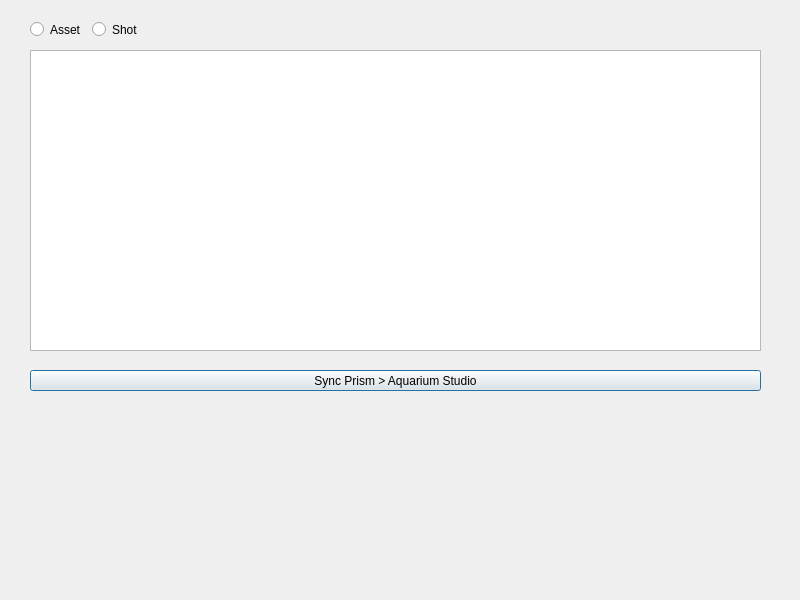
<?xml version="1.0" encoding="UTF-8"?>
<ui version="4.0">
 <class>aqSync</class>
 <widget class="QDialog" name="aqSync">
  <property name="geometry">
   <rect>
    <x>0</x>
    <y>0</y>
    <width>800</width>
    <height>600</height>
   </rect>
  </property>
  <property name="windowTitle">
   <string>aqSync</string>
  </property>
  <widget class="QTableView" name="t_items">
   <property name="geometry">
    <rect>
     <x>30</x>
     <y>50</y>
     <width>731</width>
     <height>301</height>
    </rect>
   </property>
   <property name="locale">
    <locale language="English" country="UnitedStates"/>
   </property>
   <property name="sortingEnabled">
    <bool>false</bool>
   </property>
  </widget>
  <widget class="QWidget" name="widget" native="true">
   <property name="geometry">
    <rect>
     <x>30</x>
     <y>20</y>
     <width>274</width>
     <height>19</height>
    </rect>
   </property>
   <layout class="QHBoxLayout" name="horizontalLayout">
    <property name="leftMargin">
     <number>0</number>
    </property>
    <property name="topMargin">
     <number>0</number>
    </property>
    <property name="rightMargin">
     <number>0</number>
    </property>
    <property name="bottomMargin">
     <number>0</number>
    </property>
    <item>
     <widget class="QRadioButton" name="rb_asset">
      <property name="text">
       <string>Asset</string>
      </property>
     </widget>
    </item>
    <item>
     <widget class="QRadioButton" name="rb_shot">
      <property name="text">
       <string>Shot</string>
      </property>
     </widget>
    </item>
    <item>
     <spacer name="horizontalSpacer">
      <property name="orientation">
       <enum>Qt::Horizontal</enum>
      </property>
      <property name="sizeHint" stdset="0">
       <size>
        <width>40</width>
        <height>10</height>
       </size>
      </property>
     </spacer>
    </item>
   </layout>
  </widget>
  <widget class="QPushButton" name="b_sync">
   <property name="geometry">
    <rect>
     <x>30</x>
     <y>370</y>
     <width>731</width>
     <height>21</height>
    </rect>
   </property>
   <property name="text">
    <string>Sync Prism &gt; Aquarium Studio</string>
   </property>
  </widget>
 </widget>
 <resources/>
 <connections/>
</ui>
